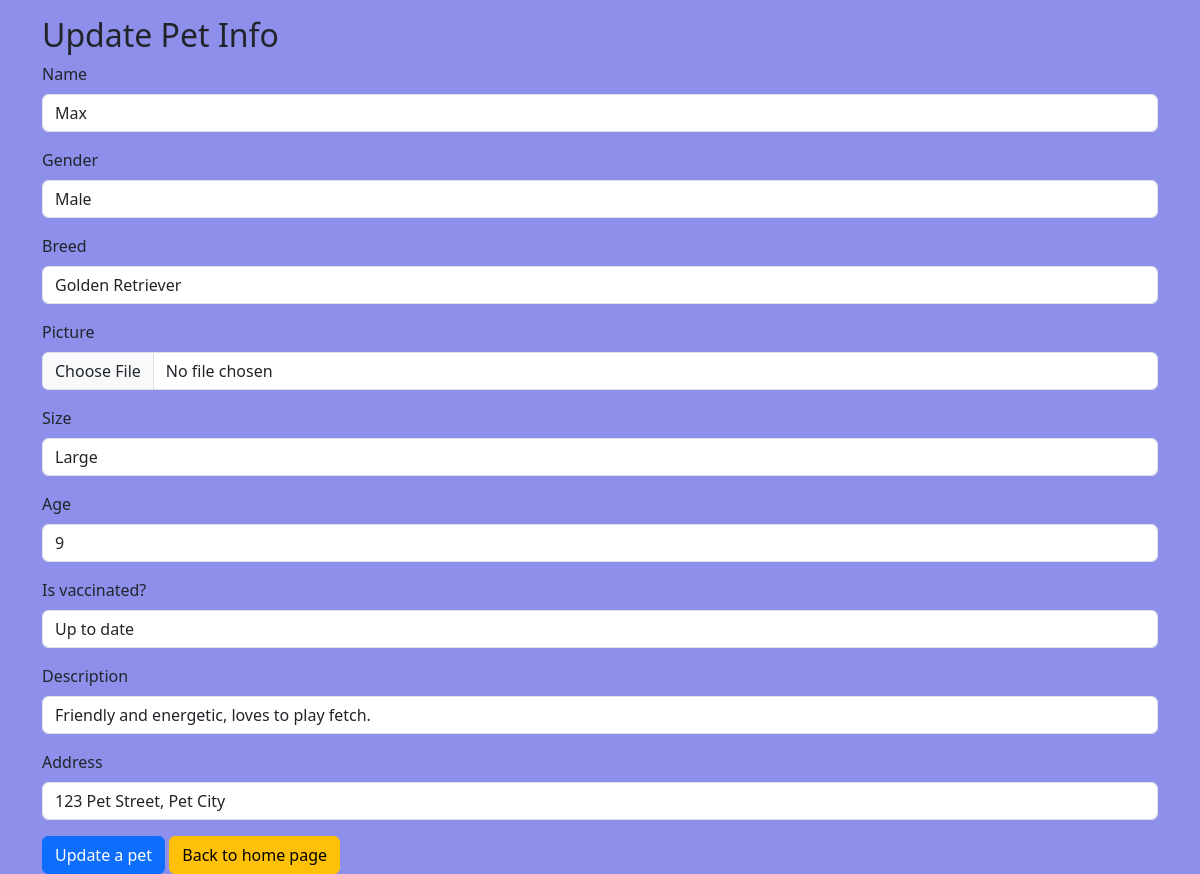
Page /animals/update.php?id=19 (signed in) on the committed database.
### tables this page shows
CREATE TABLE `animals` (
  `id` int NOT NULL,
  `name` varchar(100) NOT NULL,
  `gender` varchar(100) NOT NULL,
  `picture` varchar(255) DEFAULT NULL,
  `breed` varchar(255) NOT NULL,
  `size` varchar(255) NOT NULL,
  `age` int NOT NULL,
  `vaccine` varchar(50) NOT NULL,
  `status` varchar(100) NOT NULL DEFAULT 'Available',
  `address` text NOT NULL,
  `description` text NOT NULL
);

### animals/update.php (the view, shortened to what this page needs)
<?php
require "../db_connect.php";
if (isset($_GET["id"])) {
    $id = $_GET["id"];
    $sql = "SELECT * FROM `animals` WHERE id = {$id}";
    $result = mysqli_query($conn, $sql);
    $row = mysqli_fetch_assoc($result);
}
?>
<!DOCTYPE html>
<html lang="en">
<head>
    <link href="../style/style.css" rel="stylesheet">
    <link href="https://cdn.jsdelivr.net/npm/bootstrap@5.3.3/dist/css/bootstrap.min.css" rel="stylesheet">
</head>
<body class="bg">
    <div class="container mt-3">
    <h2>Update Pet Info</h2>
        <form method="post" enctype="multipart/form-data">
        <div class="mb-3">
                <label for="name" class="form-label">Name</label>
                <input type="text" class="form-control" id="name" placeholder="Pet name" name="name" value="<?= $row["name"] ?>">
            </div>
            <div class="mb-3">
                <label for="gender" class="form-label">Gender</label>
                <input type="text" class="form-control" id="gender" placeholder="Pet gender" name="gender" value="<?= $row["gender"] ?>">
            </div>
            <div class="mb-3">
                <label for="breed" class="form-label">Breed</label>
                <input type="text" class="form-control" id="breed" placeholder="Breed" name="breed" value="<?= $row["breed"] ?>">
            </div>
            <div class="mb-3">
                <label for="picture" class="form-label">Picture</label>
                <input type="file" class="form-control" id="picture" placeholder="Pet picture" name="picture">
            </div>
            <div class="mb-3">
                <label for="size" class="form-label">Size</label>
                <input type="text" class="form-control" id="size" placeholder="Size" name="size" value="<?= $row["size"] ?>">
            </div>
            <div class="mb-3">
                <label for="age" class="form-label">Age</label>
                <input type="number" class="form-control" id="age"  name="age" value="<?= $row["age"] ?>">
            </div>
            <div class="mb-3">
                <label for="vaccine" class="form-label">Is vaccinated?</label>
                <input type="text" class="form-control" id="vaccine" placeholder="Is vaccinated?" name="vaccine" value="<?= $row["vaccine"] ?>">
            </div>
            <div class="mb-3">
                <label for="description" class="form-label">Description</label>
                <input type="text" class="form-control" id="description" placeholder="Description" name="description" value="<?= $row["description"] ?>">
            </div>
            <div class="mb-3">
                <label for="address" class="form-label">Address</label>
                <input type="text" class="form-control" id="address" placeholder="Address" name="address" value="<?= $row["address"] ?>">
            </div>
            <input name="update" type="submit" class="btn btn-primary" value="Update a pet">
            <a class="btn btn-warning" href="../pages/dashboard.php">Back to home page</a>
        </form>
    </div>
</body>
</html>

### style/style.css (style rules this page uses)
.bg { background-color: rgba(129, 129, 233, 0.89); }

### rows in the picture
animals: name "Max", gender "Male", breed "Golden Retriever", size "Large", age "9", vaccine "Up to date", description "Friendly and energetic, loves to play fetch.", address "123 Pet Street, Pet City"
